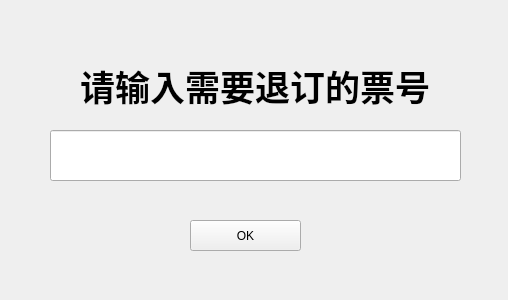
<?xml version="1.0" encoding="UTF-8"?>
<ui version="4.0">
 <class>return_3</class>
 <widget class="QWidget" name="return_3">
  <property name="geometry">
   <rect>
    <x>0</x>
    <y>0</y>
    <width>508</width>
    <height>300</height>
   </rect>
  </property>
  <property name="windowTitle">
   <string>Form</string>
  </property>
  <widget class="QLabel" name="label">
   <property name="geometry">
    <rect>
     <x>80</x>
     <y>30</y>
     <width>361</width>
     <height>111</height>
    </rect>
   </property>
   <property name="font">
    <font>
     <family>Agency FB</family>
     <pointsize>26</pointsize>
     <weight>75</weight>
     <bold>true</bold>
    </font>
   </property>
   <property name="text">
    <string>请输入需要退订的票号</string>
   </property>
  </widget>
  <widget class="QLineEdit" name="return_2">
   <property name="geometry">
    <rect>
     <x>50</x>
     <y>130</y>
     <width>411</width>
     <height>51</height>
    </rect>
   </property>
  </widget>
  <widget class="QPushButton" name="pushButton">
   <property name="geometry">
    <rect>
     <x>190</x>
     <y>220</y>
     <width>111</width>
     <height>31</height>
    </rect>
   </property>
   <property name="text">
    <string>OK</string>
   </property>
  </widget>
 </widget>
 <resources/>
 <connections/>
</ui>
